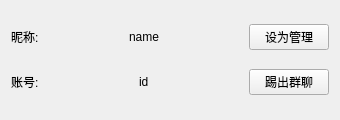
<?xml version="1.0" encoding="UTF-8"?>
<ui version="4.0">
 <class>VXGroupMemberItem</class>
 <widget class="QWidget" name="VXGroupMemberItem">
  <property name="geometry">
   <rect>
    <x>0</x>
    <y>0</y>
    <width>340</width>
    <height>120</height>
   </rect>
  </property>
  <property name="minimumSize">
   <size>
    <width>340</width>
    <height>120</height>
   </size>
  </property>
  <property name="maximumSize">
   <size>
    <width>340</width>
    <height>120</height>
   </size>
  </property>
  <property name="windowTitle">
   <string>Form</string>
  </property>
  <layout class="QVBoxLayout" name="verticalLayout">
   <item>
    <layout class="QHBoxLayout" name="horizontalLayout_2">
     <item>
      <widget class="QLabel" name="label_3">
       <property name="text">
        <string>昵称:</string>
       </property>
      </widget>
     </item>
     <item>
      <spacer name="horizontalSpacer_3">
       <property name="orientation">
        <enum>Qt::Horizontal</enum>
       </property>
       <property name="sizeHint" stdset="0">
        <size>
         <width>40</width>
         <height>20</height>
        </size>
       </property>
      </spacer>
     </item>
     <item>
      <widget class="QLabel" name="nameLab">
       <property name="text">
        <string>name</string>
       </property>
      </widget>
     </item>
     <item>
      <spacer name="horizontalSpacer_2">
       <property name="orientation">
        <enum>Qt::Horizontal</enum>
       </property>
       <property name="sizeHint" stdset="0">
        <size>
         <width>40</width>
         <height>20</height>
        </size>
       </property>
      </spacer>
     </item>
     <item>
      <widget class="QPushButton" name="pushButton">
       <property name="text">
        <string>设为管理</string>
       </property>
      </widget>
     </item>
    </layout>
   </item>
   <item>
    <layout class="QHBoxLayout" name="horizontalLayout">
     <item>
      <widget class="QLabel" name="label_4">
       <property name="text">
        <string>账号:</string>
       </property>
      </widget>
     </item>
     <item>
      <spacer name="horizontalSpacer_4">
       <property name="orientation">
        <enum>Qt::Horizontal</enum>
       </property>
       <property name="sizeHint" stdset="0">
        <size>
         <width>40</width>
         <height>20</height>
        </size>
       </property>
      </spacer>
     </item>
     <item>
      <widget class="QLabel" name="idLab">
       <property name="text">
        <string>id</string>
       </property>
      </widget>
     </item>
     <item>
      <spacer name="horizontalSpacer">
       <property name="orientation">
        <enum>Qt::Horizontal</enum>
       </property>
       <property name="sizeHint" stdset="0">
        <size>
         <width>40</width>
         <height>20</height>
        </size>
       </property>
      </spacer>
     </item>
     <item>
      <widget class="QPushButton" name="pushButton_2">
       <property name="text">
        <string>踢出群聊</string>
       </property>
      </widget>
     </item>
    </layout>
   </item>
  </layout>
 </widget>
 <resources/>
 <connections/>
</ui>
